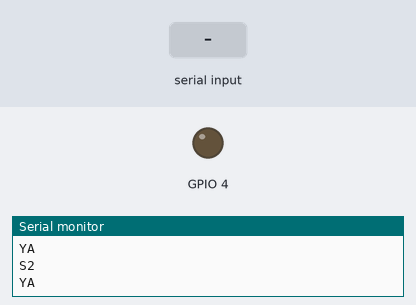
This sketch was run on a simulated ESP32. On the bench: output pins drawn as LEDs (lit = HIGH), the last lines printed to the serial monitor. Dashed ring = blinking. The test bench sets the inputs (shaded band).

Above: at 5.7 s.
5.8 s: "90,45\n" received over Serial
At 7.7 s:
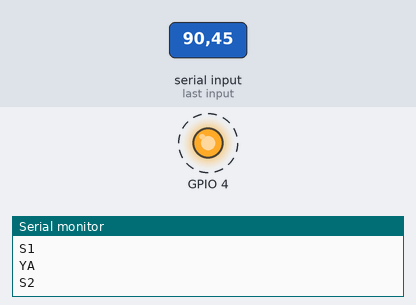
9.7 s: "30,150\n" received over Serial
At 12.8 s:
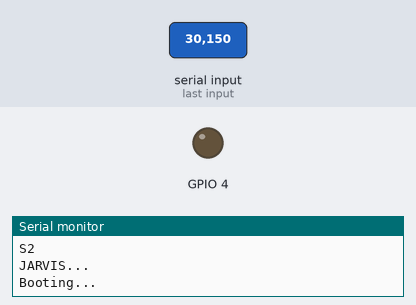
13.6 s: "5\n" received over Serial
At 15.5 s:
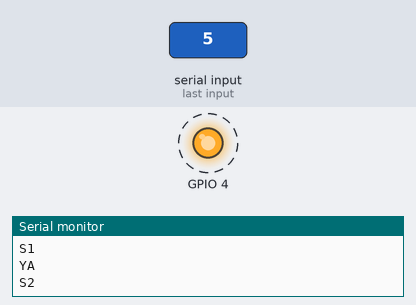
Timing chart, 0 to 17.5 s (numbered marks = the images above; inputs shaded):
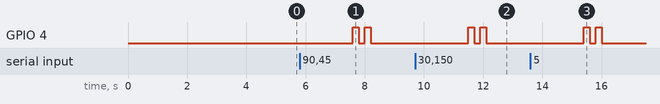

The sketch:

ESP32_CLASES_arduino.ino
```cpp
#include "DHT_S.h"
#include "leerserial_S.h"
#include "maquinaestados.h"

//char buff[100];
//int i = 0;
//int flagP = 0;

int states ;
//enum state_1{
 // inicio = 0, idle1, settings, process
//};
//int estados=0;
//float menu;


SensorDHT sensor; //Se crea objeto de clase SensorDHT
simonCareChimba comando;
Maquina m;
void setup() {
  // put your setu code here, to run once:
  Serial.begin(9600);
  pinMode(4, OUTPUT);
  //Condiciones iniciales para máquina de estados
  //flagP = 1;
  //state = inicio;
  delay(3000);
  sensor.Init();
  comando.Init();
  m.Init();
}

void loop() {
  // put your main code here, to run repeatedly:
  Serial.println("S1");
   m.estados();
  delay(1000);
  Serial.println("S2");
   m.estados();
  delay(1000);

  //states=comando.leer();
  //maquinaestados(states);
  delay(100);
  //Serial.println(".");


}
/*void prueba(){

  //comando.interpretar(states);
}/*

/*void leerSerial() {
  while (Serial.available() > 0) { //Mientras haya serial disponible
    char c = Serial.read(); //Caracteres que llegan
    if (c == '\n') {
      buff[i] = '\0';
      interpretar();
      i = 0;

    } else {
      buff[i] = c;
      i++;
    }
  }

}

void interpretar() {

  if(strlen(buff)>=2){
    if(buff[0]=='M'){

      menu = atof(buff+1); //Toma valores enteros
      if(menu == 0){
        state = inicio;
        flagP = 1;
        Serial.println("Rebooting...");
        delay(1000);
      }else{
        Serial.println("OK " + (String)menu);
      }
    }else if (buff[0] == 'S'){
       menu = atof(buff+1); //Toma valores enteros
        if(menu == 1){
        state = process;
        flagP = 1;

      }

    }

  }
  */
  /*
  switch (buff[0]) {
    case 'A':
      Serial.println("CASO A");

      break;
    case 'B':
      Serial.println("CASO B");

      break;
    case 'C':
      Serial.println("CASO C");

      break;

  }
  */
//}

/*void maquinaestados(int estados){
  if(estados == inicio){
    if (flagP == 1){
      digitalWrite(4,HIGH);
      delay(200);
      digitalWrite(4,LOW);
      delay(200);
      digitalWrite(4,HIGH);
      delay(200);
      digitalWrite(4,LOW);
      delay(200);

      Serial.println("JARVIS...");
      Serial.println("Booting...");
      delay(1000);// Realizar configuración de parámetros iniciales(Conectarse a Wi-Fi, leer datos de EEPROM)
      Serial.println("Init complete... ");

      states = idle1;
      //flagP = 1;
    }

  }else if(estados == idle1)

    if (flagP == 1){
      Serial.println("Waiting...");

      //leerSerial();
      //flagP = 1;

  }else if(estados == settings){

    if (flagP == 1){


      //flagP = 1;
    }
  }else if(estados == process){
    if (flagP == 1){
      Serial.println("% Humedad: " + (String)sensor.LeerH());
      Serial.println("% Temp: " + (String)sensor.LeerT());

      estados = idle1;

      flagP = 0;
    }
  }
}*/
```

DHT_S.cpp
```cpp
#include "DHT_S.h"
#include "Arduino.h"

DHT dht(DHTPIN, DHTTYPE);

void SensorDHT::Init(){
  dht.begin();
  Serial.println("DHT inicializando... ");
  delay(500);
}

float SensorDHT::LeerT(){
  float t = dht.readTemperature();
  return t;
}

float SensorDHT::LeerH(){
  float h = dht.readHumidity();
  return h;
}
```

DHT_S.h
```cpp
#ifndef DHT_S
#define DHT_S

#include "DHT.h"


class SensorDHT

{
  public:
  void Init();
  float LeerT();
  float LeerH();


  private:
  #define DHTPIN 2 //GPIO del EPS32
  #define DHTTYPE DHT11

};

#endif
```

leerserial_S.cpp
```cpp
#include "leerserial_S.h"
#include "Arduino.h"

  char buff[100];
  int i = 0;
  int menu = 0;
  int estado = 0;
  int state = 0;
  float hum1;
  float temp1;

void simonCareChimba::Init(){

  Serial.println("Leer inicializando... ");
  delay(500);
}

int simonCareChimba::leer() {
  if (Serial.available() > 0){
  while (Serial.available() > 0) { //Mientras haya serial disponible
    char c = Serial.read(); //Caracteres que llegan
    if (c == '\n') {
      buff[i] = '\0';
      estado=interpretar();

      i = 0;

    } else {
      buff[i] = c;
      i++;
    }
  }
  }else{
    estado=1;
  }

   return estado;
}


int simonCareChimba::interpretar() {

  if(strlen(buff)>=2){

   if (buff[0] == 'H'){

        temp1= atof(buff+1);
        state=1;


    }else if(buff[0]=='T'){
      hum1=atof(buff+1);
      state=1;
    }

  }
  return state;
}
```

leerserial_S.h
```cpp
#ifndef leerserial_S
#define leerserial_S

class simonCareChimba

{
  public:

  void Init();
  int leer();
  int interpretar();

  private:


};

#endif
```

maquinaestados.cpp
```cpp
#include "maquinaestados.h"
#include "Arduino.h"
#include "DHT_S.h"
#include "leerserial_S.h"
enum state_1{
 inicio = 0, idle1, settings, temp1,hum1
};
int estadoss=1;
SensorDHT sensor_1;
simonCareChimba comandos;
void Maquina::Init(){

  Serial.println("Leer inicializando... ");
  delay(500);
}

int Maquina::estados() {

  if(estadoss == inicio){

      digitalWrite(4,HIGH);
      delay(200);
      digitalWrite(4,LOW);
      delay(200);
      digitalWrite(4,HIGH);
      delay(200);
      digitalWrite(4,LOW);
      delay(200);

      Serial.println("JARVIS...");
      Serial.println("Booting...");
      delay(1000);// Realizar configuración de parámetros iniciales(Conectarse a Wi-Fi, leer datos de EEPROM)
      Serial.println("Init complete... ");

      estadoss = idle1;
      //flagP = 1;


  }else if(estadoss == idle1){
    Serial.println("YA");
    estadoss =comandos.leer();

  }

}
```

maquinaestados.h
```cpp
#ifndef maquinaestados
#define maquinaestados

class Maquina

{
  public:

  void Init();
  int estados();

  private:


};

#endif
```

Measured:
- after the input at 5.8 s, GPIO 4: alternates HIGH for 0.20 s and LOW for 0.20 s, 4 changes in all, then stays LOW, starting after 1.8 s
- after the input at 9.7 s, GPIO 4: alternates HIGH for 0.20 s and LOW for 0.20 s, 4 changes in all, then stays LOW, starting after 1.8 s
- after the input at 13.6 s, GPIO 4: alternates HIGH for 0.20 s and LOW for 0.20 s, 4 changes in all, then stays LOW, starting after 1.8 s
